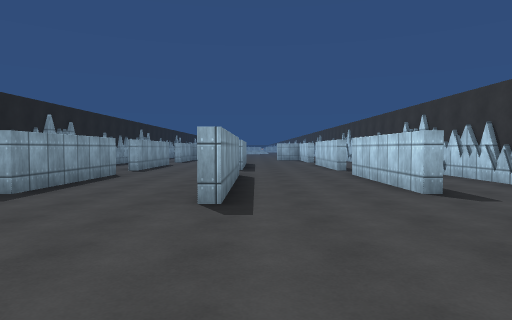
view 1 (above)

19 first-person views from a walk through a Unity game level. The camera is 1.4 m above the floor, tilts 2° down and sees 75° across. The floor is counted in squares, 2 m on a side. Each view is taken from the middle of a square. On the plan, view 1 faces up. The plan holds only what a view shows up to about 10 squares ahead; the rest is blank. The place goes on beyond the plan. The player character is not drawn. Surface patterns are stand-ins for the level's own textures.

view 2
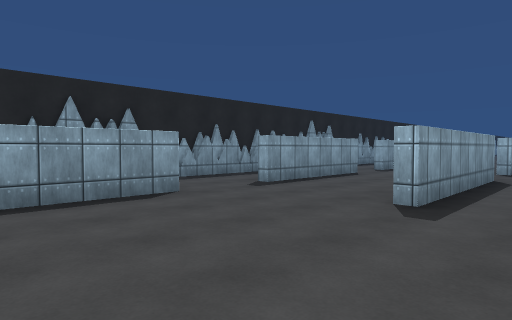

view 3
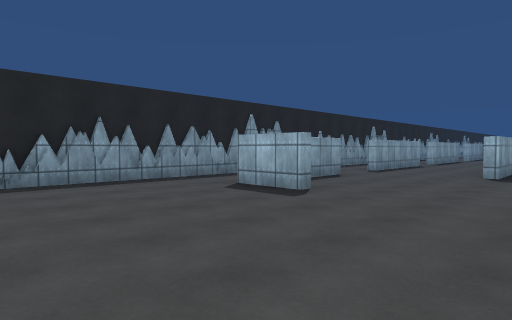

view 4
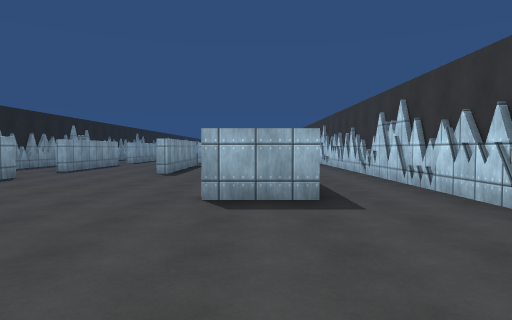

view 5
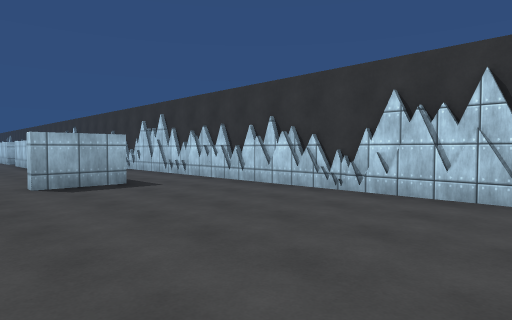

view 6
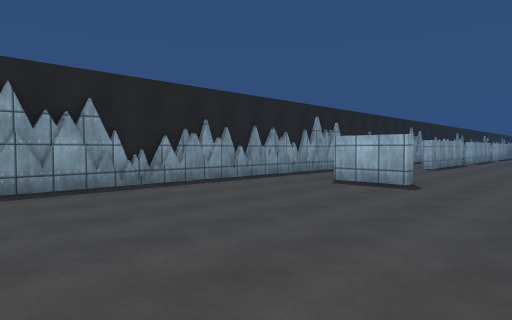

view 7
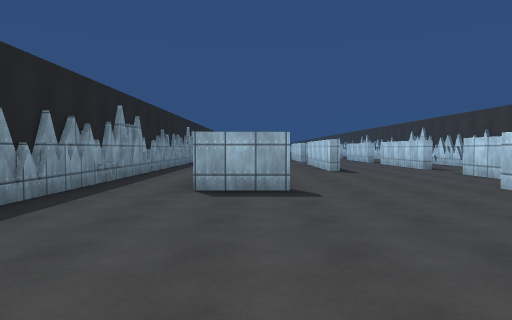

view 8
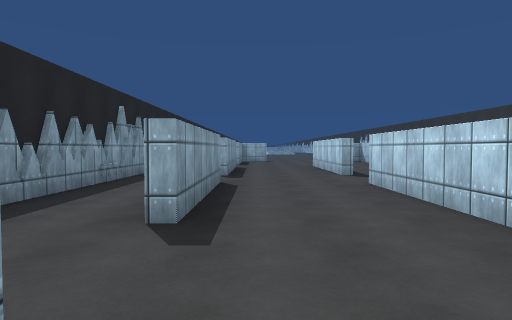

view 9
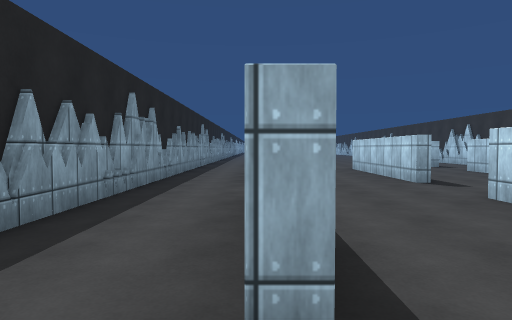

view 10
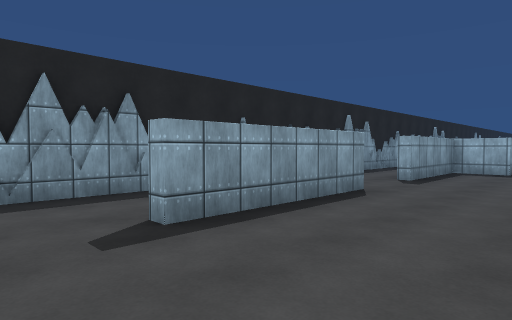

view 11
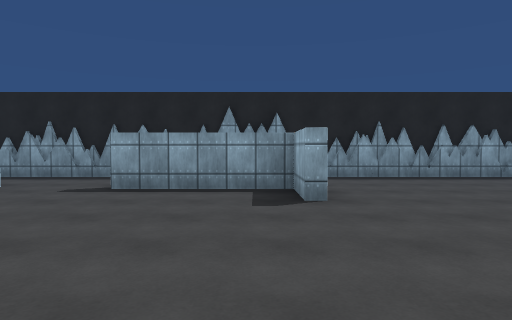

view 12
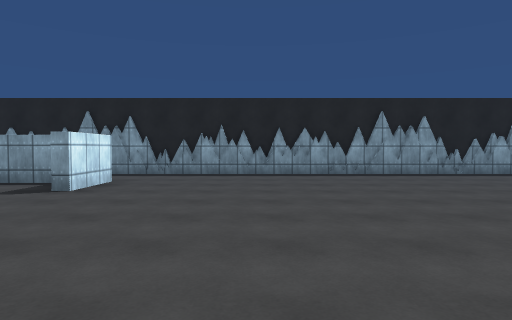

view 13
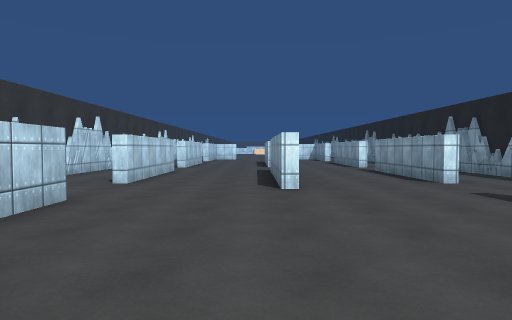

view 14
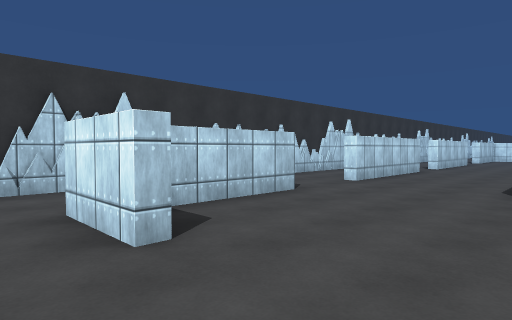

view 15
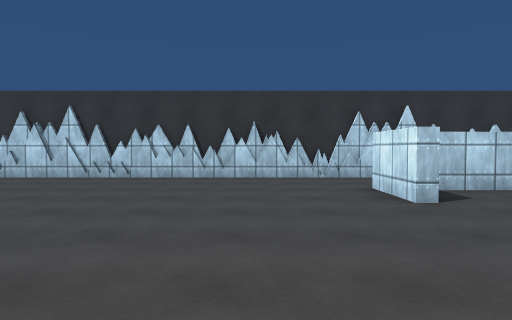

view 16
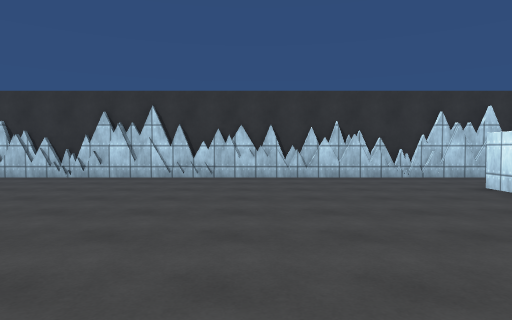

view 17
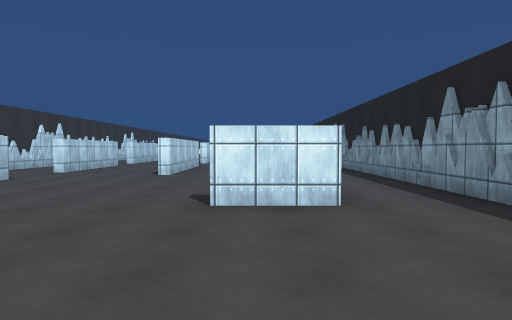

view 18
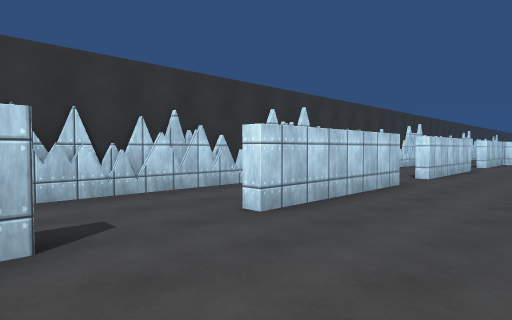

view 19
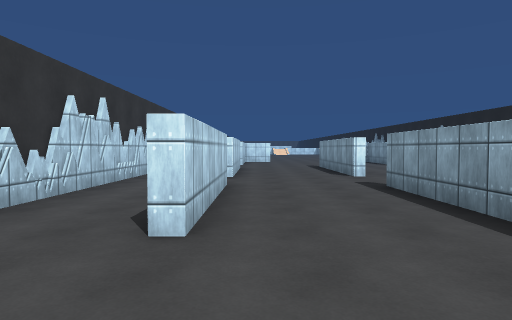

### Floor plan
Key: @ floor where view 1 was taken; # wall or solid block; . floor; T thing the floor can be seen under or through.
Columns run from 7 left of view 1 to 5 right of it. Each row starts with its distance up from view 1.
 28 #....    ...#
 27 #..... .....#
 26 #...........#
 25 #...........#
 24 #...........#
 23 #...........#
 22 #...........#
 21 #...........#
 20 #..TT....##.#
 19 #..T......#.#
 18 #..T......# #
 17 #..T......# #
 16 #...........#
 15 #......#....#
 14 #..#...#..#.#
 13 #..#...#..#.#
 12 #..#...#..#.#
 11 #..#...#..#.#
 10 #...........#
  9 #...........#
  8 #..#...#..#.#
  7 #..#...#..#.#
  6 #..#...#..#.#
  5 #......#....#
  4 #...........#
  3 #...........#
  2 #..#......#.#
  1 #..#......#.#
  0 #..##..@.##.#
 -1 #...........#
 -2 #...........#
 -3 #...........#
 -4 #...........#
 -5 #...........#
 -6 #...........#
 -7    .........

Positions as (right, up) in squares from view 1, and headings:
1: (0, 0), facing up
2: (1, 0), facing up-left
3: (1, -5), facing up-left
4: (2, -5), facing up
5: (0, -7), facing up-right
6: (0, -7), facing up-left
7: (-3, -6), facing up
8: (-3, 2), facing up
9: (-4, 4), facing up
10: (-1, 9), facing up-left
11: (2, 19), facing left
12: (3, 23), facing left
13: (0, 21), facing down
14: (-1, 21), facing down-right
15: (-3, 22), facing right
16: (-3, 24), facing right
17: (-3, 24), facing down
18: (0, 17), facing down-right
19: (2, 17), facing down
